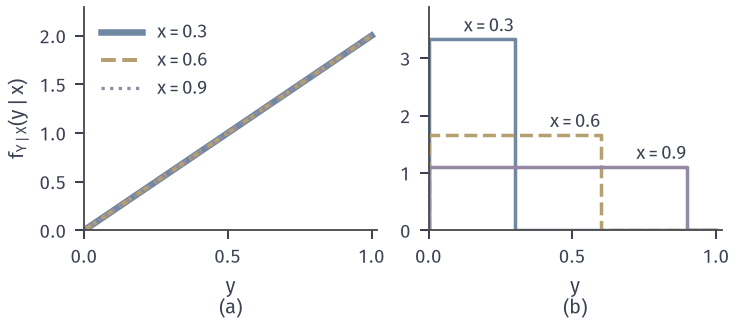

Recreate this plot in Python.
"""Conditional densities f(y|x) at x=0.3,0.6,0.9. (a) independent density 4xy: always 2y.
(b) uniform density 2 on 0<=y<=x<=1: Unif(0,x), height 1/x."""
from pathlib import Path
import sys
ROOT = next(p for p in Path(__file__).resolve().parents if (p/"build.sh").is_file() and (p/"tex/book.tex").is_file())
sys.path.insert(0, str(ROOT/"figures/00-shared/mathematical-preliminaries-upper/00-shared/comprehension-figures"))
from support import figure, save, BLUE, GREEN, YELLOW, RED, PURPLE, INK, MUTED, GRID, BLUE_FILL, GREEN_FILL, YELLOW_FILL, RED_FILL, PURPLE_FILL
import numpy as np
STROKE = "#4C4D4F"
def tag(ax, s, y=-0.30):
    ax.text(0.5, y, s, transform=ax.transAxes, ha="center", va="top")

fig, (a, b) = figure(width_mm=104, height_mm=46, ncols=2)
y = np.linspace(0, 1, 300)
cols = (BLUE, YELLOW, PURPLE); xs = (0.3, 0.6, 0.9); lss = ('-', '--', ':'); lws = (2.6, 1.6, 1.3)
for x, c, ls, lw in zip(xs, cols, lss, lws):
    a.plot(y, 2*y, color=c, ls=ls, lw=lw, label=f'$x={x}$')
    b.plot([0, 0, x, x, 1], [0, 1/x, 1/x, 0, 0], color=c, lw=1.4, ls=ls if ls != ':' else '-')
    b.text(x, 1/x + 0.12, f'$x={x}$', ha='right', fontsize=7.5, color=INK)
a.legend(loc='upper left', handlelength=2.2)
for ax in (a, b):
    ax.set_xlim(0, 1.02); ax.set_xlabel('$y$'); ax.set_xticks([0, 0.5, 1])
a.set_ylim(0, 2.3); b.set_ylim(0, 3.9)
a.set_ylabel(r'$f_{Y\mid X}(y\mid x)$')
tag(a, '(a)'); tag(b, '(b)')
save(fig, Path(__file__).resolve().parent, 'figure', {'a': 'f=4xy -> f(y|x)=2y', 'b': 'triangle -> 1/x on (0,x)', 'x': [0.3, 0.6, 0.9]})
